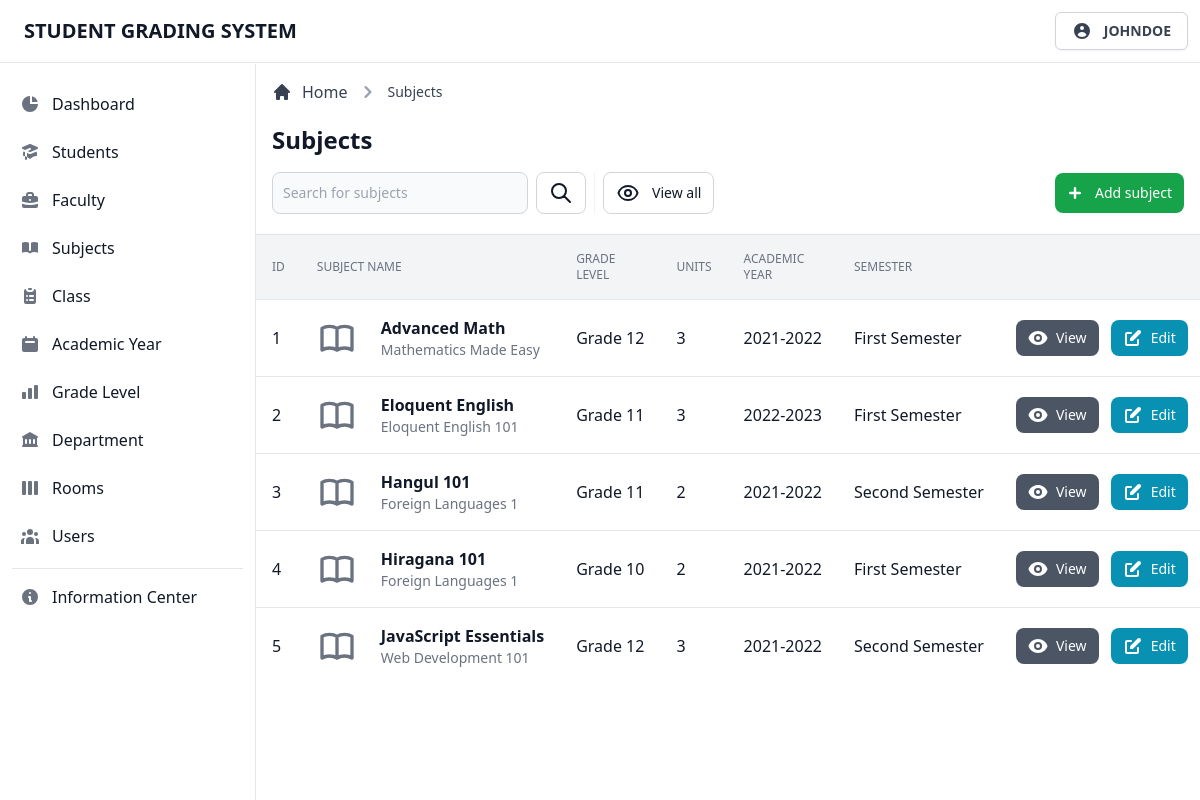
Before: /admin/view/subjects.php (signed in) with the older database file.
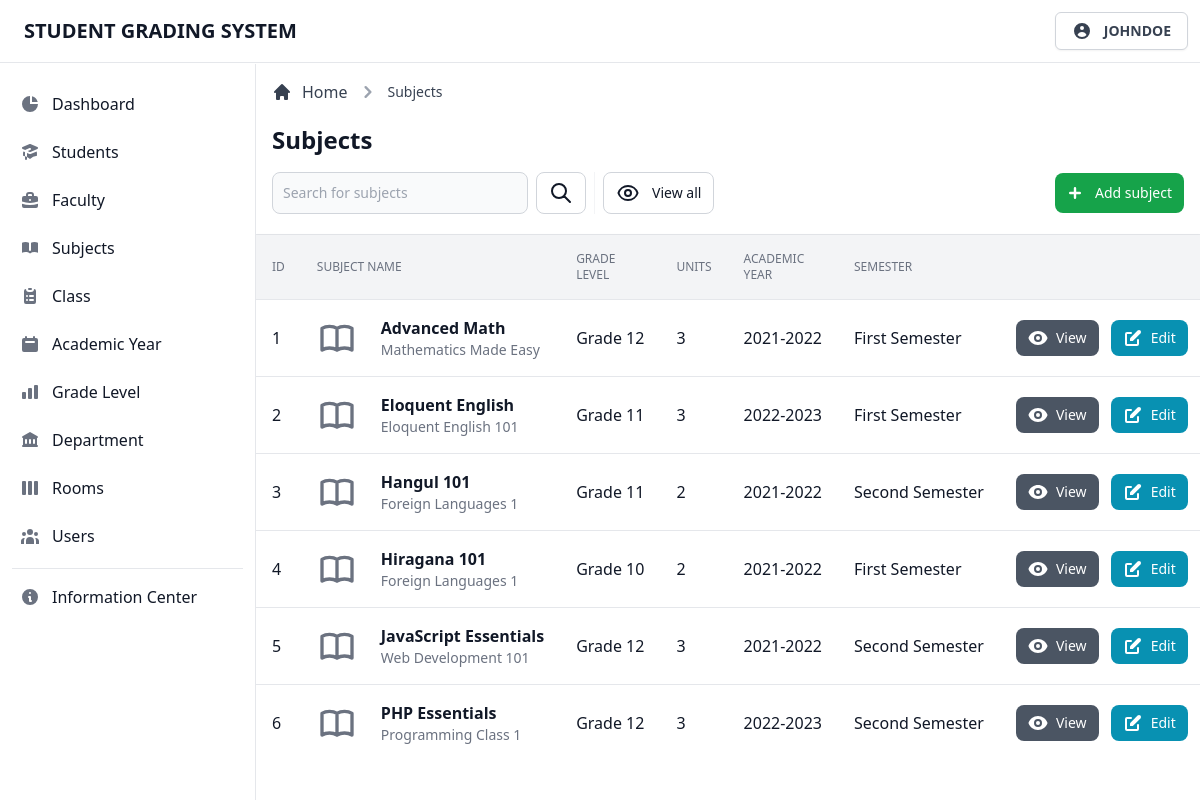
After: the same page with the newer database file.
### tables this page shows
CREATE TABLE `tblsubjects` (
  `subj_id` int(11) NOT NULL,
  `subj_code` int(11) NOT NULL,
  `subj_name` varchar(255) NOT NULL,
  `subj_desc` varchar(255) DEFAULT NULL,
  `subj_level` varchar(255) NOT NULL,
  `subj_unit` int(11) NOT NULL,
  `subj_ay` varchar(255) NOT NULL,
  `subj_sem` varchar(255) NOT NULL
);

### admin/database/database.classes.php (called while the page is built)
<?php
class Dbh
{
  private $hostname = 'localhost';
  private $username = 'root';
  private $password = '';
  private $dbname = 'dbgradingsystem';
  public function connect()
  {
    try {
      $dbh = new PDO('mysql:host=' . $this->hostname . ';dbname=' . $this->dbname, $this->username, $this->password);
      return $dbh;
    } catch (PDOException $e) {
      print "Error!: " . $e->getMessage() . "<br>";
      die();
    }
  }
}

### admin/classes/display-data.classes.php (called while the page is built, shortened)
<?php
class DisplaySubjects extends Dbh
{
  protected function getData()
  {
    $sql = 'SELECT * FROM tblsubjects;';
    $stmt = $this->connect()->query($sql);
    $result = 0;
    while ($row = $stmt->fetchAll(PDO::FETCH_ASSOC)) {
      $result = $row;
    }
    return $result;
  }
}

### admin/controller/display-data.contr.php (called while the page is built, shortened)
<?php
class DisplaySubjectsContr extends DisplaySubjects
{
  public function fetchData()
  {
    $result = $this->getData();
    return $result;
  }
}

### admin/page/subjects/subjects-table.php (the view, shortened to what this page needs)
<div class="flex flex-col min-w-full overflow-hidden overflow-x-auto align-middle shadow">
  <table class="min-w-full divide-y divide-gray-200 table-fixed">
    <thead class="bg-gray-100">
      <tr>
        <th scope="col" class="th">
          ID
        </th>
        <th scope="col" class="th">
          Subject Name
        </th>
        <th scope="col" class="th">
          Grade Level
        </th>
        <th scope="col" class="th">
          Units
        </th>
        <th scope="col" class="th">
          Academic Year
        </th>
        <th scope="col" class="th">
          Semester
        </th>
        <th scope="col" class="th">
        </th>
      </tr>
    </thead>
    <tbody class="bg-white divide-y divide-gray-200 ">
      <?php foreach ($result as $data) : ?>
        <tr class="hover:bg-gray-100 group">
          <td class="td">
            <div class="flex items-center">
              <?= $data['subj_id']; ?>
            </div>
          </td>
          <td class="td-title">
            <div class="text-sm font-normal text-gray-500">
              <div class="text-base font-semibold text-gray-900 capitalize">
                <?= $data['subj_name']; ?>
              </div>
              <div class="text-sm font-normal text-gray-500">
                <?= $data['subj_desc']; ?>
              </div>
            </div>
          </td>
          <td class="td">
            <div class="flex items-center capitalize">
              <?= $data['subj_level']; ?>
            </div>
          </td>
          <td class="td">
            <div class="flex items-center capitalize">
              <?= $data['subj_unit']; ?>
            </div>
          </td>
          <td class="td">
            <div class="flex items-center capitalize">
              <?= $data['subj_ay']; ?>
            </div>
          </td>
          <td class="td">
            <div class="flex items-center capitalize">
              <?= $data['subj_sem']; ?>
            </div>
          </td>
          <td class="p-4 space-x-2 text-right whitespace-nowrap">
            <button type="button" data-view-button data-name="<?= $data['subj_name']; ?>" data-code="<?= $data['subj_code']; ?>" data-desc="<?= $data['subj_desc']; ?>" data-level="<?= $data['subj_level']; ?>" data-unit="<?= $data['subj_unit']; ?>" data-ay="<?= $data['subj_ay']; ?>" data-sem="<?= $data['subj_sem']; ?>" class="btn-gray">
              View
            </button>
            <button type="button" data-edit-button data-id="<?= $data['subj_id']; ?>" data-name="<?= $data['subj_name']; ?>" data-code="<?= $data['subj_code']; ?>" data-desc="<?= $data['subj_desc']; ?>" data-level="<?= $data['subj_level']; ?>" data-unit="<?= $data['subj_unit']; ?>" data-ay="<?= $data['subj_ay']; ?>" data-sem="<?= $data['subj_sem']; ?>" class="btn-cyan">
              Edit
            </button>
          </td>
        </tr>
      <?php endforeach; ?>
    </tbody>
  </table>
</div>

Changed rows visible on the page:
added tblsubjects: subj_id "6", subj_name "PHP Essentials", subj_desc "Programming Class 1", subj_level "Grade 12", subj_unit "3", subj_ay "2022-2023", subj_sem "Second Semester"
